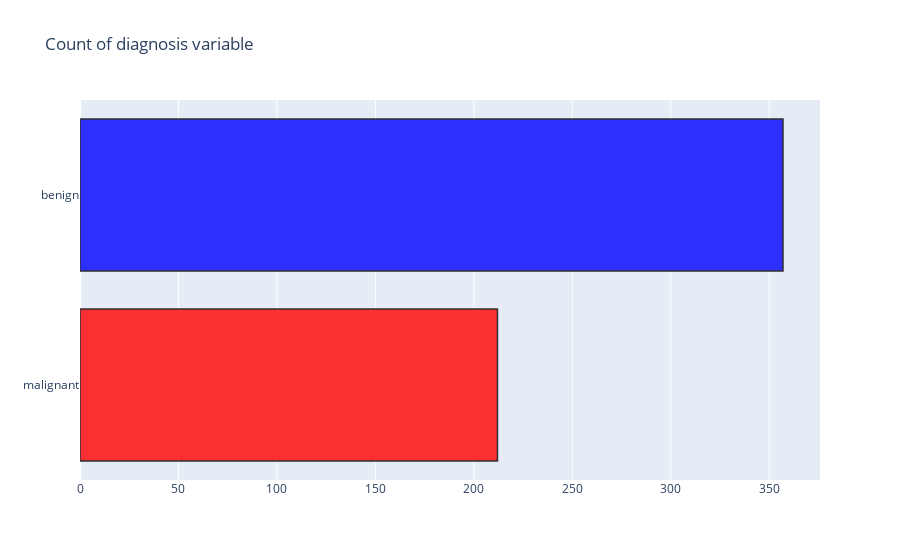
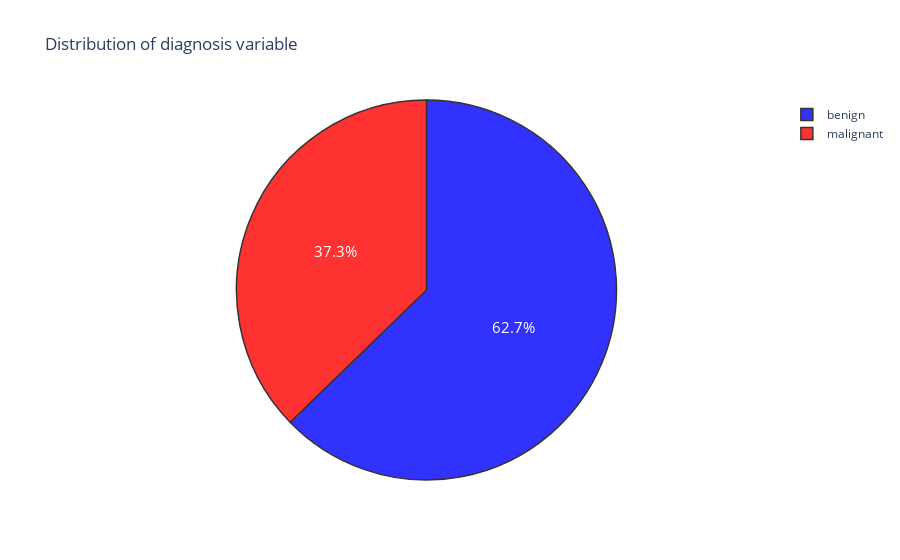

The notebook cell saved with these charts, in order:
### Code cell
#------------COUNT-----------------------
trace = go.Bar(x = (len(M), len(B)), y = ['malignant', 'benign'], orientation = 'h', opacity = 0.8, marker=dict(
        color=[ 'red', 'blue'],
        line=dict(color='#000000',width=1.5)))

layout = dict(title =  'Count of diagnosis variable')
                    
fig = dict(data = [trace], layout=layout)
py.iplot(fig)

#------------PERCENTAGE-------------------
trace = go.Pie(labels = ['benign','malignant'], values = data['diagnosis'].value_counts(), 
               textfont=dict(size=15), opacity = 0.8,
               marker=dict(colors=['blue', 'red'], 
                           line=dict(color='#000000', width=1.5)))


layout = dict(title =  'Distribution of diagnosis variable')
           
fig = dict(data = [trace], layout=layout)
py.iplot(fig)

### Figure 1 — Plotly figure (JSON) as saved in the notebook; plotly's stock layout.template omitted (floating-point values rounded to 4 significant figures)
{"data": [{"marker": {"color": ["red", "blue"], "line": {"color": "#000000", "width": 1.5}}, "opacity": 0.8, "orientation": "h", "type": "bar", "x": [212, 357], "y": ["malignant", "benign"]}], "layout": {"title": {"text": "Count of diagnosis variable"}}}

### Figure 2 — Plotly figure (JSON) as saved in the notebook; plotly's stock layout.template omitted (floating-point values rounded to 4 significant figures)
{"data": [{"labels": ["benign", "malignant"], "marker": {"colors": ["blue", "red"], "line": {"color": "#000000", "width": 1.5}}, "opacity": 0.8, "textfont": {"size": 15}, "type": "pie", "values": [357, 212]}], "layout": {"title": {"text": "Distribution of diagnosis variable"}}}
